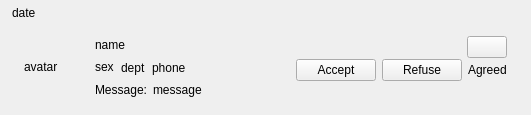
<?xml version="1.0" encoding="UTF-8"?>
<ui version="4.0">
 <class>AddFriendListItemWidget</class>
 <widget class="QWidget" name="AddFriendListItemWidget">
  <property name="geometry">
   <rect>
    <x>0</x>
    <y>0</y>
    <width>531</width>
    <height>115</height>
   </rect>
  </property>
  <property name="windowTitle">
   <string>AddFriendListItemWidget</string>
  </property>
  <layout class="QVBoxLayout" name="verticalLayout_3">
   <property name="leftMargin">
    <number>12</number>
   </property>
   <property name="topMargin">
    <number>6</number>
   </property>
   <property name="rightMargin">
    <number>12</number>
   </property>
   <property name="bottomMargin">
    <number>6</number>
   </property>
   <item>
    <widget class="QLabel" name="labelDate">
     <property name="text">
      <string>date</string>
     </property>
    </widget>
   </item>
   <item>
    <widget class="QWidget" name="widgetMain" native="true">
     <layout class="QHBoxLayout" name="horizontalLayout_5" stretch="0,1,0">
      <property name="spacing">
       <number>9</number>
      </property>
      <property name="leftMargin">
       <number>12</number>
      </property>
      <property name="topMargin">
       <number>9</number>
      </property>
      <property name="rightMargin">
       <number>12</number>
      </property>
      <property name="bottomMargin">
       <number>9</number>
      </property>
      <item>
       <widget class="AvatarLabel" name="labelAvatar">
        <property name="minimumSize">
         <size>
          <width>62</width>
          <height>62</height>
         </size>
        </property>
        <property name="maximumSize">
         <size>
          <width>62</width>
          <height>62</height>
         </size>
        </property>
        <property name="text">
         <string>avatar</string>
        </property>
       </widget>
      </item>
      <item>
       <layout class="QVBoxLayout" name="verticalLayout">
        <property name="spacing">
         <number>2</number>
        </property>
        <item>
         <layout class="QHBoxLayout" name="horizontalLayout">
          <item>
           <widget class="QLabel" name="labelName">
            <property name="text">
             <string>name</string>
            </property>
           </widget>
          </item>
          <item>
           <spacer name="horizontalSpacer">
            <property name="orientation">
             <enum>Qt::Horizontal</enum>
            </property>
            <property name="sizeHint" stdset="0">
             <size>
              <width>40</width>
              <height>20</height>
             </size>
            </property>
           </spacer>
          </item>
         </layout>
        </item>
        <item>
         <layout class="QHBoxLayout" name="horizontalLayout_2">
          <item>
           <widget class="QLabel" name="labelSex">
            <property name="minimumSize">
             <size>
              <width>20</width>
              <height>20</height>
             </size>
            </property>
            <property name="maximumSize">
             <size>
              <width>20</width>
              <height>20</height>
             </size>
            </property>
            <property name="text">
             <string>sex</string>
            </property>
           </widget>
          </item>
          <item>
           <widget class="QLabel" name="labelDept">
            <property name="text">
             <string>dept</string>
            </property>
           </widget>
          </item>
          <item>
           <widget class="QLabel" name="labelPhone">
            <property name="text">
             <string>phone</string>
            </property>
           </widget>
          </item>
          <item>
           <spacer name="horizontalSpacer_2">
            <property name="orientation">
             <enum>Qt::Horizontal</enum>
            </property>
            <property name="sizeHint" stdset="0">
             <size>
              <width>0</width>
              <height>20</height>
             </size>
            </property>
           </spacer>
          </item>
         </layout>
        </item>
        <item>
         <layout class="QHBoxLayout" name="horizontalLayout_3" stretch="0,1">
          <item>
           <widget class="QLabel" name="label">
            <property name="text">
             <string>Message:</string>
            </property>
           </widget>
          </item>
          <item>
           <widget class="ElidedLabel" name="labelMessage">
            <property name="text">
             <string>message</string>
            </property>
           </widget>
          </item>
         </layout>
        </item>
       </layout>
      </item>
      <item>
       <layout class="QVBoxLayout" name="verticalLayout_2">
        <property name="spacing">
         <number>0</number>
        </property>
        <item>
         <widget class="QWidget" name="widget" native="true">
          <property name="minimumSize">
           <size>
            <width>0</width>
            <height>24</height>
           </size>
          </property>
          <property name="maximumSize">
           <size>
            <width>16777215</width>
            <height>24</height>
           </size>
          </property>
          <layout class="QHBoxLayout" name="horizontalLayout_6">
           <property name="spacing">
            <number>0</number>
           </property>
           <property name="leftMargin">
            <number>0</number>
           </property>
           <property name="topMargin">
            <number>0</number>
           </property>
           <property name="rightMargin">
            <number>0</number>
           </property>
           <property name="bottomMargin">
            <number>0</number>
           </property>
           <item>
            <spacer name="horizontalSpacer_3">
             <property name="orientation">
              <enum>Qt::Horizontal</enum>
             </property>
             <property name="sizeHint" stdset="0">
              <size>
               <width>220</width>
               <height>20</height>
              </size>
             </property>
            </spacer>
           </item>
           <item>
            <widget class="StylePushButton" name="pushButtonDelete">
             <property name="text">
              <string/>
             </property>
            </widget>
           </item>
          </layout>
         </widget>
        </item>
        <item>
         <layout class="QHBoxLayout" name="horizontalLayout_4">
          <item>
           <spacer name="horizontalSpacer_4">
            <property name="orientation">
             <enum>Qt::Horizontal</enum>
            </property>
            <property name="sizeHint" stdset="0">
             <size>
              <width>40</width>
              <height>20</height>
             </size>
            </property>
           </spacer>
          </item>
          <item>
           <widget class="QPushButton" name="pushButtonAccept">
            <property name="text">
             <string>Accept</string>
            </property>
           </widget>
          </item>
          <item>
           <widget class="QPushButton" name="pushButtonRefuse">
            <property name="text">
             <string>Refuse</string>
            </property>
           </widget>
          </item>
          <item>
           <widget class="QLabel" name="labelResult">
            <property name="text">
             <string>Agreed</string>
            </property>
           </widget>
          </item>
         </layout>
        </item>
        <item>
         <spacer name="verticalSpacer_2">
          <property name="orientation">
           <enum>Qt::Vertical</enum>
          </property>
          <property name="sizeHint" stdset="0">
           <size>
            <width>20</width>
            <height>18</height>
           </size>
          </property>
         </spacer>
        </item>
       </layout>
      </item>
     </layout>
    </widget>
   </item>
  </layout>
 </widget>
 <layoutdefault spacing="6" margin="11"/>
 <customwidgets>
  <customwidget>
   <class>AvatarLabel</class>
   <extends>QLabel</extends>
   <header location="global">avatarlabel.h</header>
  </customwidget>
  <customwidget>
   <class>StylePushButton</class>
   <extends>QPushButton</extends>
   <header location="global">stylepushbutton.h</header>
  </customwidget>
  <customwidget>
   <class>ElidedLabel</class>
   <extends>QLabel</extends>
   <header location="global">elidedlabel.h</header>
  </customwidget>
 </customwidgets>
 <resources>
  <include location="../inst.qrc"/>
 </resources>
 <connections/>
</ui>
